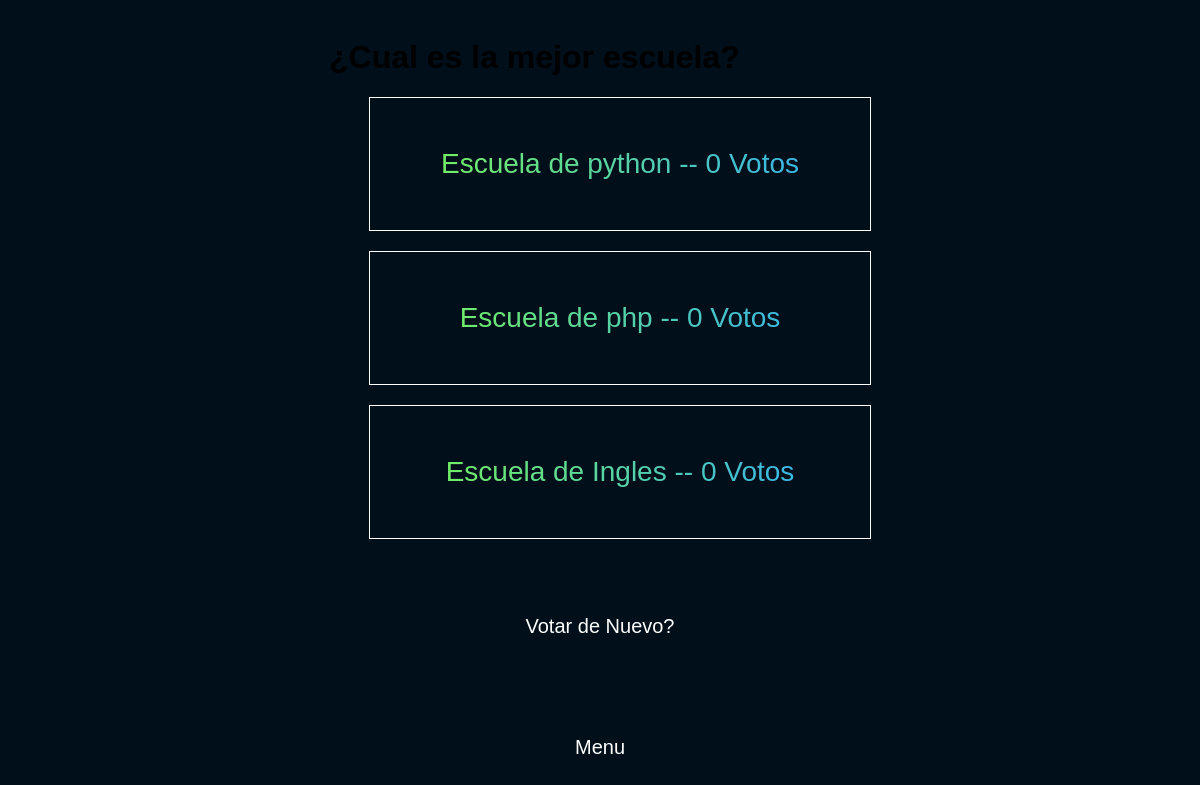
The page /polls/2/result on the database as committed earlier.
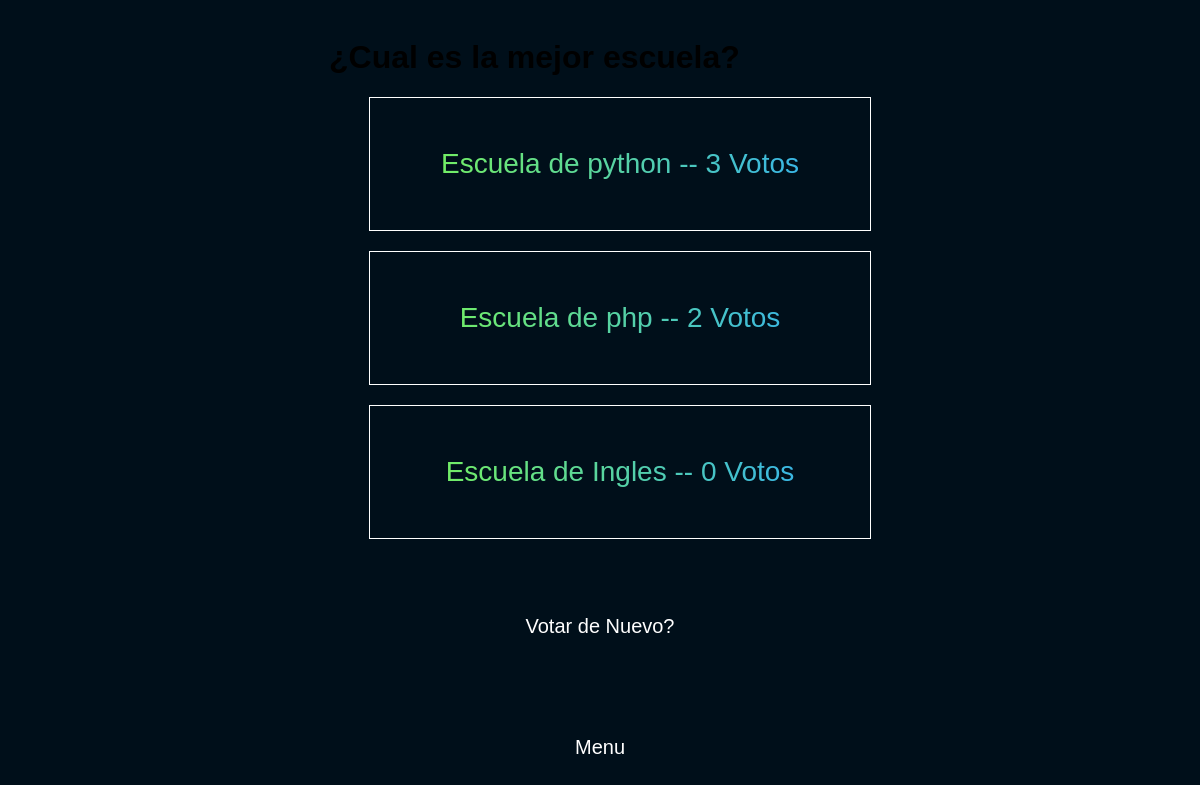
The same page on the database as committed later.
### polls/models.py (models this page shows, shortened)
class Choice(models.Model):
    question = models.ForeignKey(Question, on_delete=models.CASCADE)
    choice_text = models.CharField(max_length=200)
    votes = models.IntegerField(default=0)

### polls/views.py (the view)
# urls.py: path('<int:question_id>/result',views.result, name="result"),
def result(request, question_id):
    question= get_object_or_404(Question, pk=question_id)
    return render (request, "polls/results.html", {"question": question})

### polls/templates/polls/results.html (shortened to what this page needs)
{% load static %}
<!DOCTYPE html>
<html lang="en">
  <head>
    <link rel="stylesheet" href=" {% static 'polls/style.css' %}">
    <link rel="stylesheet" href=" {% static 'polls/detail.css' %}">
    <link rel="stylesheet" href=" {% static 'polls/result.css' %}">
  </head>
  <body>
    <main>
            <h1>{{ question.question_text }}</h1>
        <ul>
            {% for choice in  question.choice_set.all %}
                <li>{{ choice.choice_text }} -- {{ choice.votes }} Voto{{choice.votes|pluralize}} </li>
            {% endfor %}
        </ul>
        <a href="{% url 'polls:detail' question.id %} "> Votar de Nuevo? </a>
        <br>
        <a href=" {% url 'polls:index' %} "> Menu </a>
    </main>
  </body>
</html>

Rows that differ between the two databases and show on the page:
changed Choice "Escuela de python": votes "0" → "3"
changed Choice "Escuela de php": votes "0" → "2"
